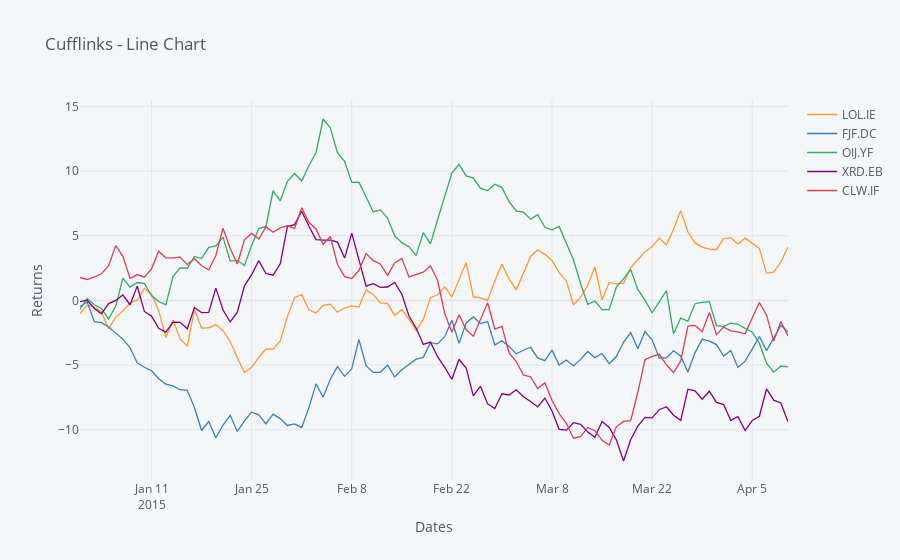

Notebook source saved alongside this figure:
### Markdown cell above
## Line Chart

### Code cell
cf.datagen.lines().iplot(kind='scatter',xTitle='Dates',yTitle='Returns',title='Cufflinks - Line Chart')
